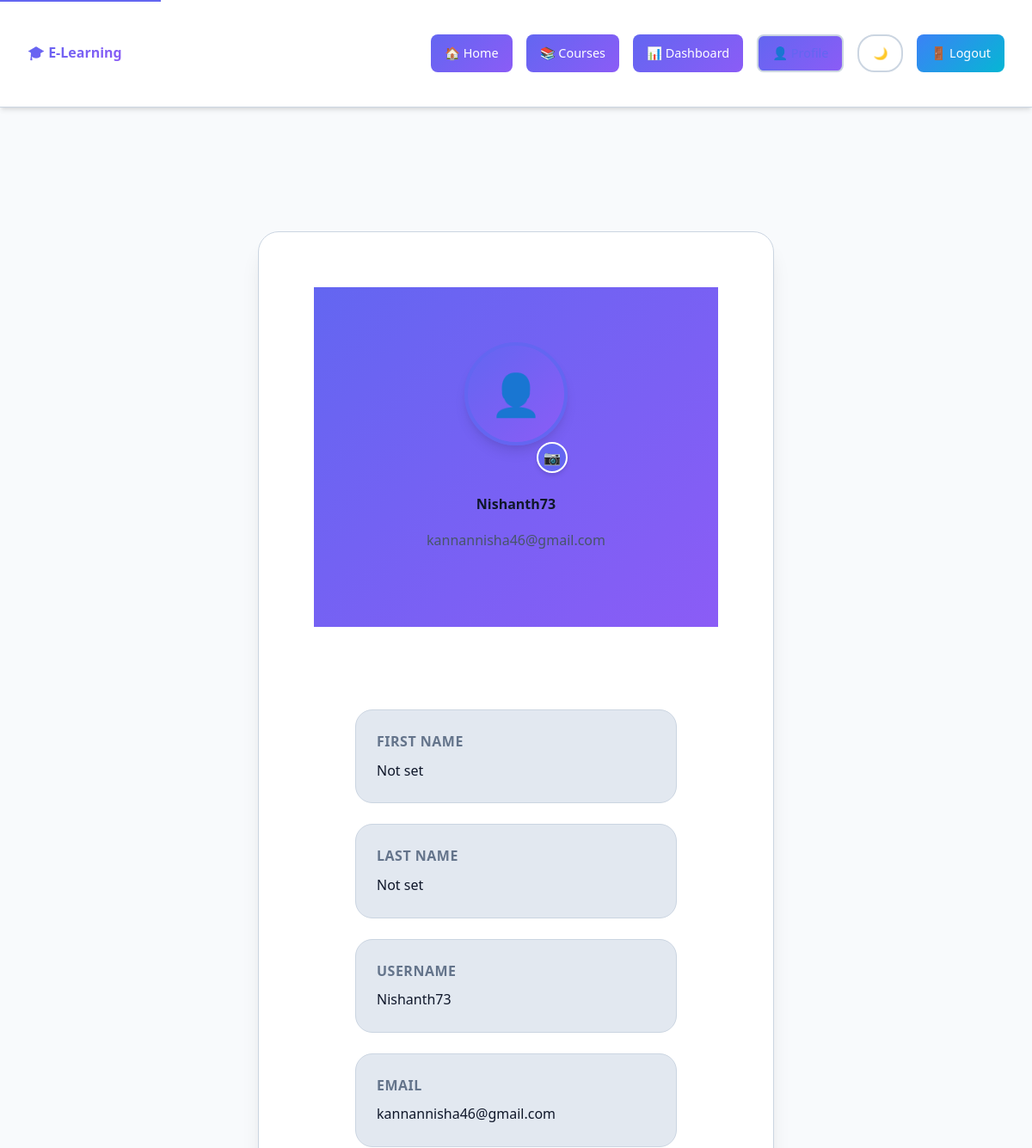
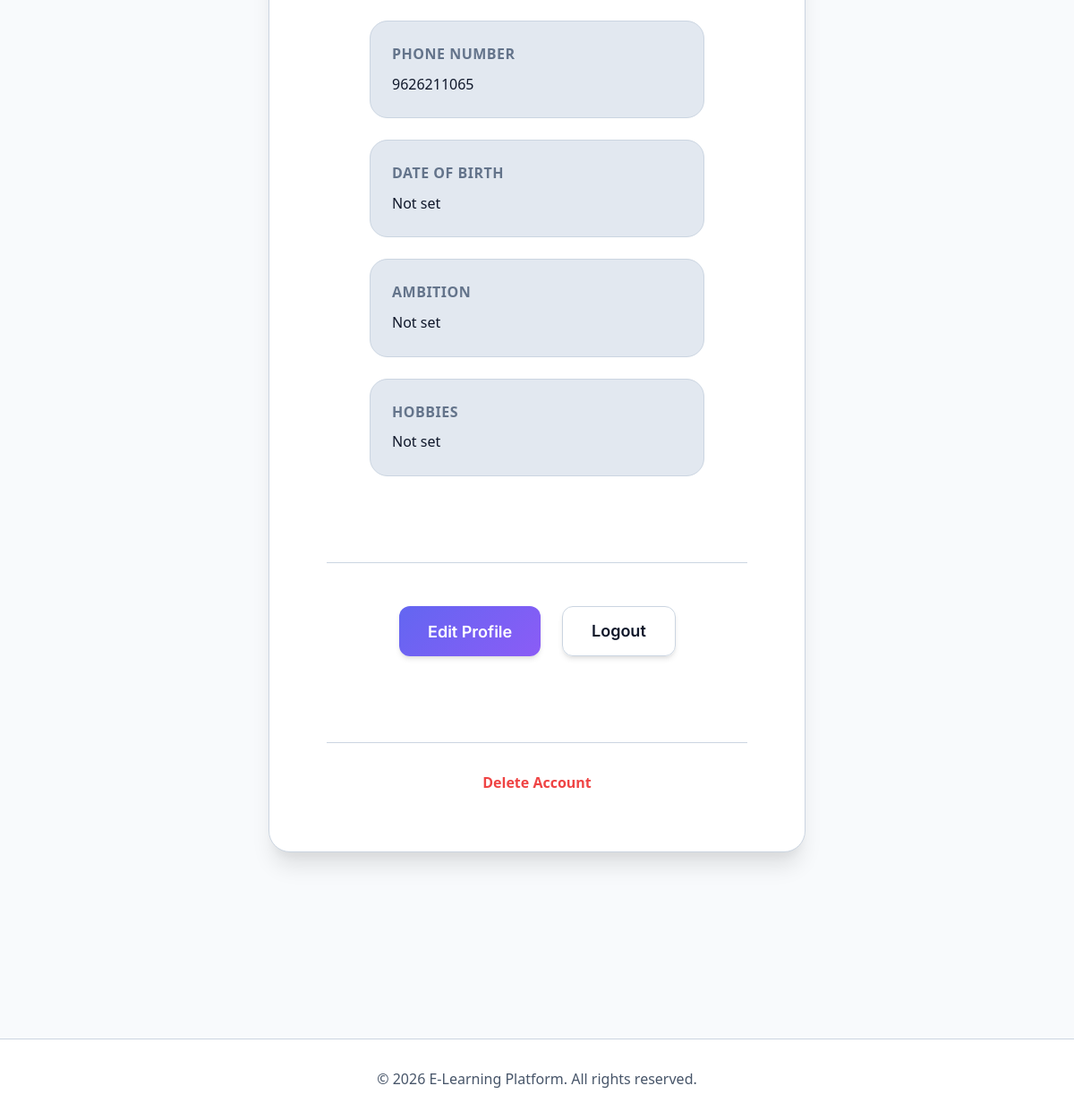
Screenshot of /accounts/profile/ (signed in) with the database file from the repository (2 pictures, top to bottom).
### secondapp/models.py (models this page shows, shortened)
class User(AbstractUser):
    USER_TYPE_CHOICES = (
        ('admin', 'Admin'),
        ('user', 'User'),
    )
    user_type = models.CharField(max_length=10, choices=USER_TYPE_CHOICES, default='user')
    phone_number = models.CharField(max_length=15, blank=False, null=False, unique=True)
    email_verified = models.BooleanField(default=False)
    phone_verified = models.BooleanField(default=False)
    profile_picture = models.ImageField(upload_to='profile_pics/', blank=True, null=True)
    date_of_birth = models.DateField(blank=True, null=True)
    ambition = models.TextField(blank=True, help_text='User\'s career goals or ambitions')
    hobbies = models.TextField(blank=True, help_text='User\'s hobbies (comma-separated)')
    failed_login_attempts = models.PositiveIntegerField(default=0)
    account_locked = models.BooleanField(default=False)
    locked_until = models.DateTimeField(blank=True, null=True)

### secondapp/views.py (the view, shortened to what this page needs)
# urls.py: path('profile/', views.profile, name='profile'),
@login_required
def profile(request):
    return render(request, 'profile.html', {'user': request.user})

### templates/profile.html (shortened to what this page needs)
{% extends 'base.html' %}
{% block content %}
<div class="profile-container animate-slide-up">
    <div class="profile-card">
        <div class="profile-header">
            <div class="profile-photo-container">
                {% if user.profile_picture %}
                    <img src="{{ user.profile_picture.url }}" alt="Profile Picture" class="profile-picture animate-scale-in" loading="lazy">
                {% else %}
                    <div class="profile-picture placeholder animate-scale-in">👤</div>
                {% endif %}
                <div class="profile-photo-actions">
                    <button onclick="uploadProfilePhoto()" class="btn-photo btn-upload" title="Change Photo">📷</button>
                </div>
            </div>
            <h2 class="profile-name animate-slide-up">{{ user.username }}</h2>
            <p class="profile-email animate-slide-up">{{ user.email }}</p>
        </div>
        <div class="profile-info animate-slide-up">
            <div class="profile-info-item">
                <div class="profile-info-label">First Name</div>
                <div class="profile-info-value">{{ user.first_name|default:"Not set" }}</div>
            </div>
            <div class="profile-info-item">
                <div class="profile-info-label">Last Name</div>
                <div class="profile-info-value">{{ user.last_name|default:"Not set" }}</div>
            </div>
            <div class="profile-info-item">
                <div class="profile-info-label">Username</div>
                <div class="profile-info-value">{{ user.username }}</div>
            </div>
            <div class="profile-info-item">
                <div class="profile-info-label">Email</div>
                <div class="profile-info-value">{{ user.email }}</div>
            </div>
            <div class="profile-info-item">
                <div class="profile-info-label">Phone Number</div>
                <div class="profile-info-value">{{ user.phone_number|default:"Not set" }}</div>
            </div>
            <div class="profile-info-item">
                <div class="profile-info-label">Date of Birth</div>
                <div class="profile-info-value">{% if user.date_of_birth %}{{ user.date_of_birth|date:"F d, Y" }}{% else %}Not set{% endif %}</div>
            </div>
            <div class="profile-info-item">
                <div class="profile-info-label">Ambition</div>
                <div class="profile-info-value">{{ user.ambition|default:"Not set" }}</div>
            </div>
            <div class="profile-info-item">
                <div class="profile-info-label">Hobbies</div>
                <div class="profile-info-value">{{ user.hobbies|default:"Not set" }}</div>
            </div>
        </div>
        <div class="profile-actions animate-slide-up">
            <button onclick="toggleEditForm()" class="btn btn-primary btn-lg">Edit Profile</button>
            <a href="{% url 'logout' %}" onclick="return confirmLogout(event)" class="btn btn-secondary btn-lg">Logout</a>
        </div>
        <div class="profile-footer animate-slide-up">
            <a href="#" onclick="return confirmDeleteAccount();" class="delete-account">Delete Account</a>
        </div>
    </div>
</div>
{% endblock %}

### static/css/optimized.css (style rules this page uses)
* { margin: 0; padding: 0; box-sizing: border-box; }
html { scroll-behavior: smooth; }
body { font-family: 'Segoe UI', -apple-system, BlinkMacSystemFont, 'Poppins', sans-serif; font-size: var(--text-base); line-height: 1.6; color: var(--text-primary); background-color: var(--bg-primary); transition: background-color var(--transition-normal), color var(--transition-normal); -webkit-font-smoothing: antialiased; -moz-osx-font-smoothing: grayscale; }
.animate-slide-up { animation: slideUp 0.6s ease-out; }
.animate-scale-in { animation: scaleIn 0.4s ease-out; }
.profile-container { max-width: 900px; margin: var(--spacing-xl) auto; padding: 0 var(--spacing-lg); }
.profile-card { background: var(--bg-card); border-radius: var(--radius-2xl); box-shadow: var(--shadow-xl); border: 1px solid var(--border-color); overflow: hidden; }
.profile-header { background: var(--gradient-primary); padding: var(--spacing-2xl) var(--spacing-xl); text-align: center; position: relative; }
.profile-photo-container { position: relative; display: inline-block; margin-bottom: var(--spacing-md); }
.profile-picture { width: 150px; height: 150px; border-radius: var(--radius-full); object-fit: cover; border: 4px solid var(--bg-card); box-shadow: var(--shadow-lg); }
.profile-picture.placeholder { width: 150px; height: 150px; border-radius: var(--radius-full); background-color: var(--bg-card); display: flex; align-items: center; justify-content: center; font-size: 4rem; border: 4px solid var(--bg-card); box-shadow: var(--shadow-lg); }
.profile-photo-actions { position: absolute; bottom: 0; right: 0; display: flex; gap: 8px; }
.btn-photo { width: 40px; height: 40px; border-radius: var(--radius-full); border: 2px solid var(--bg-card); background-color: var(--bg-card); cursor: pointer; font-size: 1.2rem; display: flex; align-items: center; justify-content: center; box-shadow: var(--shadow-md); transition: all var(--transition-normal); }
.profile-name { font-size: var(--text-3xl); font-weight: 800; color: var(--text-inverse); margin-bottom: var(--spacing-xs); }
.profile-email { font-size: var(--text-lg); color: rgba(255, 255, 255, 0.9); margin-bottom: 0; }
.profile-info { padding: var(--spacing-xl); display: grid; grid-template-columns: repeat(auto-fit, minmax(250px, 1fr)); gap: var(--spacing-md); }
.profile-info-item { background: var(--bg-hover); padding: var(--spacing-md); border-radius: var(--radius-xl); border: 1px solid transparent; transition: all var(--transition-normal); }
.profile-info-label { font-size: var(--text-sm); color: var(--text-muted); font-weight: 600; margin-bottom: var(--spacing-xs); text-transform: uppercase; letter-spacing: 0.5px; }
.profile-info-value { font-size: var(--text-base); color: var(--text-primary); font-weight: 500; }
.profile-actions { padding: var(--spacing-xl); display: flex; gap: var(--spacing-md); justify-content: center; border-top: 1px solid var(--border-color); }
.btn { display: inline-flex; align-items: center; justify-content: center; gap: var(--spacing-xs); padding: var(--spacing-sm) var(--spacing-lg); border: none; border-radius: var(--radius-md); font-size: var(--text-base); font-weight: 600; text-decoration: none; cursor: pointer; transition: all var(--transition-fast); background-color: var(--primary-color); color: var(--text-inverse); min-height: 44px; }
.btn-primary { background-color: var(--primary-color); color: var(--text-inverse); }
.btn-secondary { background-color: var(--bg-card); color: var(--text-primary); border: 1px solid var(--border-color); }
.btn-lg { padding: var(--spacing-md) var(--spacing-xl); font-size: var(--text-lg); }
.stat-card, .course-card, .card, .btn { will-change: transform; backface-visibility: hidden; -webkit-backface-visibility: hidden; }

### rows the page displays
User: username "Nishanth73", email "kannannisha46@gmail.com", first_name "Not set", last_name "Not set", phone_number "9626211065", ambition "Not set", hobbies "Not set"
